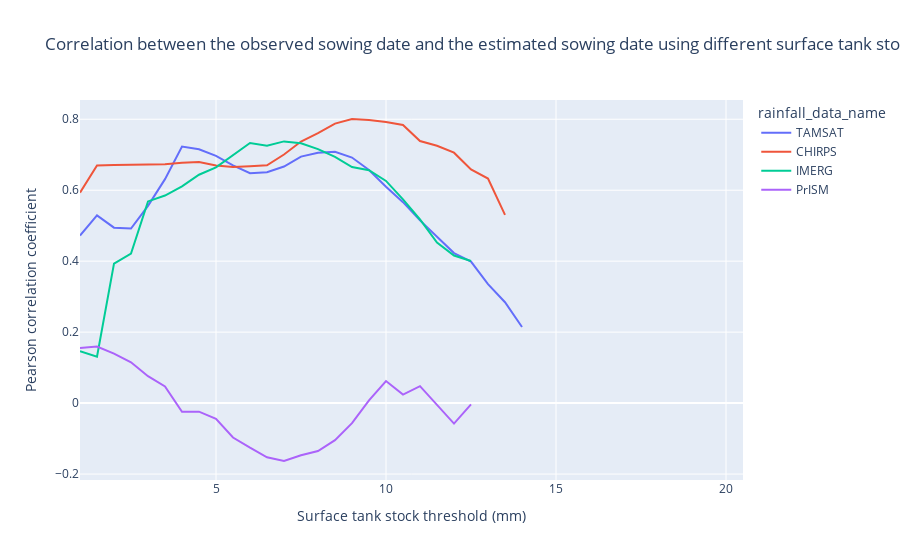

Notebook code cell kept with this figure:
### Code cell
# we plot the correlation between the sowing date and the surface tank stock threshold
# for the 3 rainfall datasets
fig = px.line(result_df, x="surface_tank_stock_thres", y="statistic", color="rainfall_data_name",
            title="Correlation between the observed sowing date and the estimated sowing date\nusing different surface tank stock thresholds")
#rename yaxis
fig.update_yaxes(title_text="Pearson correlation coefficient")
#rename xaxis
fig.update_xaxes(title_text="Surface tank stock threshold (mm)")
fig.show()

### Figure 1 — Plotly figure (JSON) as saved in the notebook; plotly's stock layout.template omitted (floating-point values rounded to 4 significant figures)
{"data": [{"hovertemplate": "rainfall_data_name=TAMSAT<br>surface_tank_stock_thres=%{x}<br>statistic=%{y}<extra></extra>", "legendgroup": "TAMSAT", "line": {"color": "#636efa", "dash": "solid"}, "marker": {"symbol": "circle"}, "mode": "lines", "name": "TAMSAT", "orientation": "v", "showlegend": true, "type": "scatter", "x": [1, 1.5, 2, 2.5, 3, 3.5, 4, 4.5, 5, 5.5, 6, 6.5, 7, 7.5, 8, 8.5, 9, 9.5, 10, 10.5, 11, 11.5, 12, 12.5, 13, 13.5, 14, 14.5, 15, 15.5, 16, 16.5, 17, 17.5, 18, 18.5, 19, 19.5, 20, 20.5], "xaxis": "x", "y": [0.4721, 0.5291, 0.4944, 0.492, 0.5558, 0.6313, 0.7229, 0.7156, 0.6967, 0.6698, 0.6482, 0.6505, 0.6667, 0.6947, 0.7058, 0.7084, 0.6921, 0.6572, 0.61, 0.5664, 0.515, 0.4694, 0.4229, 0.3986, 0.3354, 0.2842, 0.2146, null, null, null, null, null, null, null, null, null, null, null, null, null], "yaxis": "y"}, {"hovertemplate": "rainfall_data_name=CHIRPS<br>surface_tank_stock_thres=%{x}<br>statistic=%{y}<extra></extra>", "legendgroup": "CHIRPS", "line": {"color": "#EF553B", "dash": "solid"}, "marker": {"symbol": "circle"}, "mode": "lines", "name": "CHIRPS", "orientation": "v", "showlegend": true, "type": "scatter", "x": [1, 1.5, 2, 2.5, 3, 3.5, 4, 4.5, 5, 5.5, 6, 6.5, 7, 7.5, 8, 8.5, 9, 9.5, 10, 10.5, 11, 11.5, 12, 12.5, 13, 13.5, 14, 14.5, 15, 15.5, 16, 16.5, 17, 17.5, 18, 18.5, 19, 19.5, 20, 20.5], "xaxis": "x", "y": [0.5932, 0.6696, 0.6714, 0.6724, 0.6738, 0.6734, 0.6773, 0.6795, 0.6696, 0.6652, 0.6672, 0.6701, 0.7006, 0.7373, 0.7608, 0.7878, 0.8007, 0.7978, 0.7924, 0.7838, 0.7386, 0.7255, 0.7058, 0.6584, 0.6328, 0.5304, null, null, null, null, null, null, null, null, null, null, null, null, null, null], "yaxis": "y"}, {"hovertemplate": "rainfall_data_name=IMERG<br>surface_tank_stock_thres=%{x}<br>statistic=%{y}<extra></extra>", "legendgroup": "IMERG", "line": {"color": "#00cc96", "dash": "solid"}, "marker": {"symbol": "circle"}, "mode": "lines", "name": "IMERG", "orientation": "v", "showlegend": true, "type": "scatter", "x": [1, 1.5, 2, 2.5, 3, 3.5, 4, 4.5, 5, 5.5, 6, 6.5, 7, 7.5, 8, 8.5, 9, 9.5, 10, 10.5, 11, 11.5, 12, 12.5, 13, 13.5, 14, 14.5, 15, 15.5, 16, 16.5, 17, 17.5, 18, 18.5, 19, 19.5, 20, 20.5], "xaxis": "x", "y": [0.1463, 0.1307, 0.3933, 0.4216, 0.5684, 0.585, 0.6108, 0.6437, 0.6645, 0.6986, 0.7331, 0.7254, 0.7376, 0.7326, 0.7157, 0.6941, 0.6652, 0.6565, 0.6261, 0.5741, 0.5175, 0.4525, 0.4158, 0.4006, null, null, null, null, null, null, null, null, null, null, null, null, null, null, null, null], "yaxis": "y"}, {"hovertemplate": "rainfall_data_name=PrISM<br>surface_tank_stock_thres=%{x}<br>statistic=%{y}<extra></extra>", "legendgroup": "PrISM", "line": {"color": "#ab63fa", "dash": "solid"}, "marker": {"symbol": "circle"}, "mode": "lines", "name": "PrISM", "orientation": "v", "showlegend": true, "type": "scatter", "x": [1, 1.5, 2, 2.5, 3, 3.5, 4, 4.5, 5, 5.5, 6, 6.5, 7, 7.5, 8, 8.5, 9, 9.5, 10, 10.5, 11, 11.5, 12, 12.5, 13, 13.5, 14, 14.5, 15, 15.5, 16, 16.5, 17, 17.5, 18, 18.5, 19, 19.5, 20, 20.5], "xaxis": "x", "y": [0.1554, 0.1592, 0.1392, 0.1151, 0.07579, 0.04713, -0.02449, -0.02417, -0.04461, -0.09709, -0.1258, -0.1527, -0.1632, -0.1469, -0.135, -0.1045, -0.05642, 0.007683, 0.06205, 0.0238, 0.04782, -0.005779, -0.05776, -0.003387, null, null, null, null, null, null, null, null, null, null, null, null, null, null, null, null], "yaxis": "y"}], "layout": {"legend": {"title": {"text": "rainfall_data_name"}, "tracegroupgap": 0}, "title": {"text": "Correlation between the observed sowing date and the estimated sowing date\nusing different surface tank stock thresholds"}, "xaxis": {"anchor": "y", "domain": [0, 1], "title": {"text": "Surface tank stock threshold (mm)"}}, "yaxis": {"anchor": "x", "domain": [0, 1], "title": {"text": "Pearson correlation coefficient"}}}}
